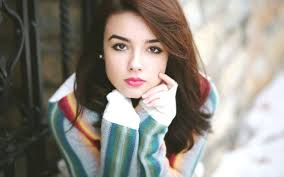
#> input picture openCV/resources/girl.jpg, 284 x 177 px
$ python 1basicImageResizing.py
#> lines starting #> are read from the running program, lines starting #| are printed output that depends on the picture
import cv2

img = cv2.imread("resources/girl.jpg")
#> img is the input picture: shape (177, 284, 3); mean B, G, R 130.3, 138.1, 143
# size of image(h,w,no ofchannels eg:BGR)
print(img.shape)
#| (177, 284, 3)
# to resize use resize function wiht perimeter (w,h)
imgNew = cv2.resize(img,(100,100))
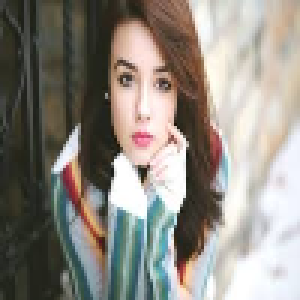
#> imgNew: shape (100, 100, 3) (shown 3 times larger); mean B, G, R 130.2, 138.1, 142.9
cv2.imshow("output",img)
cv2.imshow("new",imgNew)
# croping a image
cropped_image = img[50:170, 150:250] # [height fm:to, width fm:to]
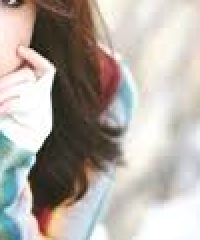
#> cropped_image: shape (120, 100, 3) (shown 2 times larger); mean B, G, R 165.4, 172, 178.8
cv2.imshow("cropped", cropped_image)
cv2.waitKey(0)
